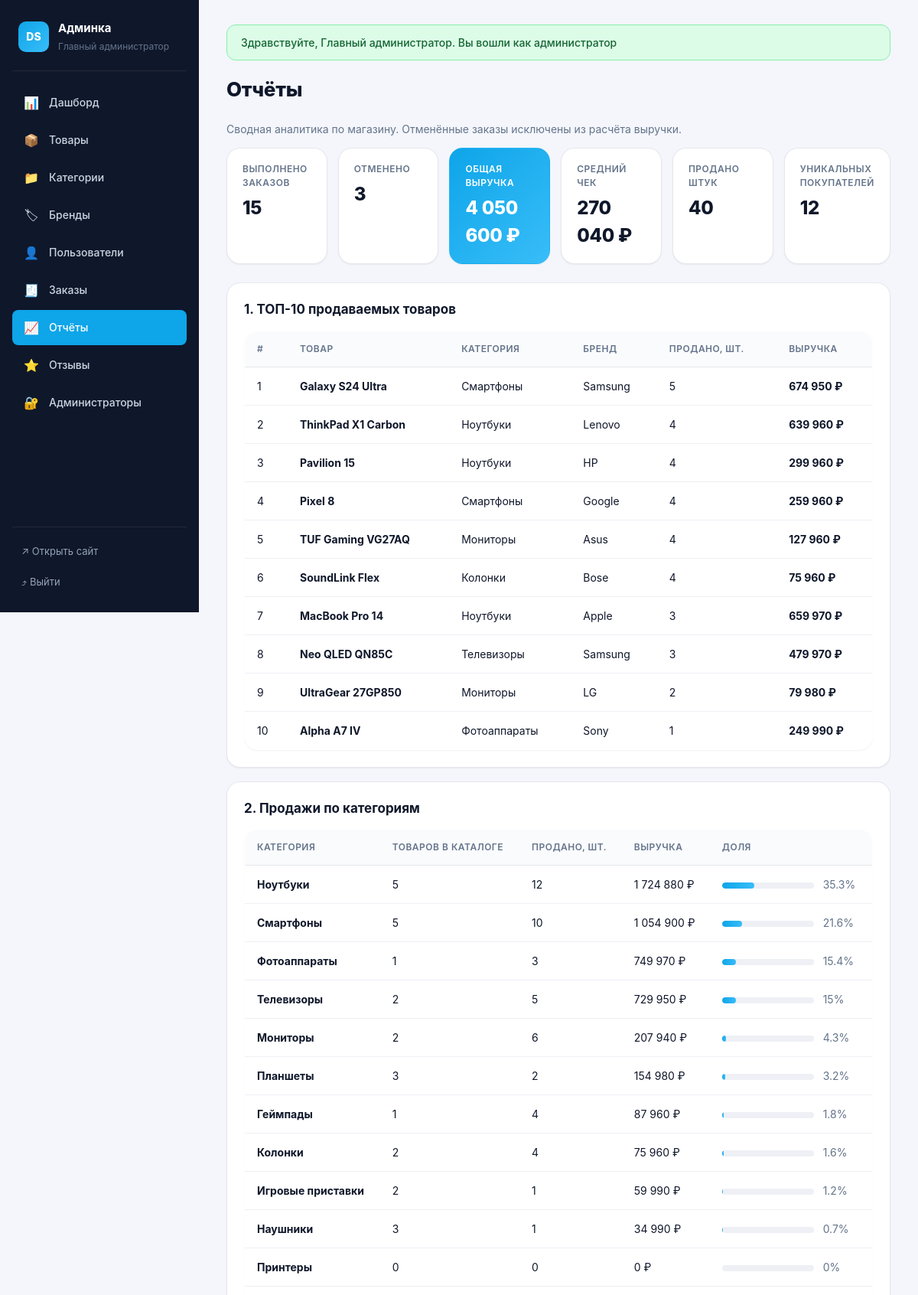
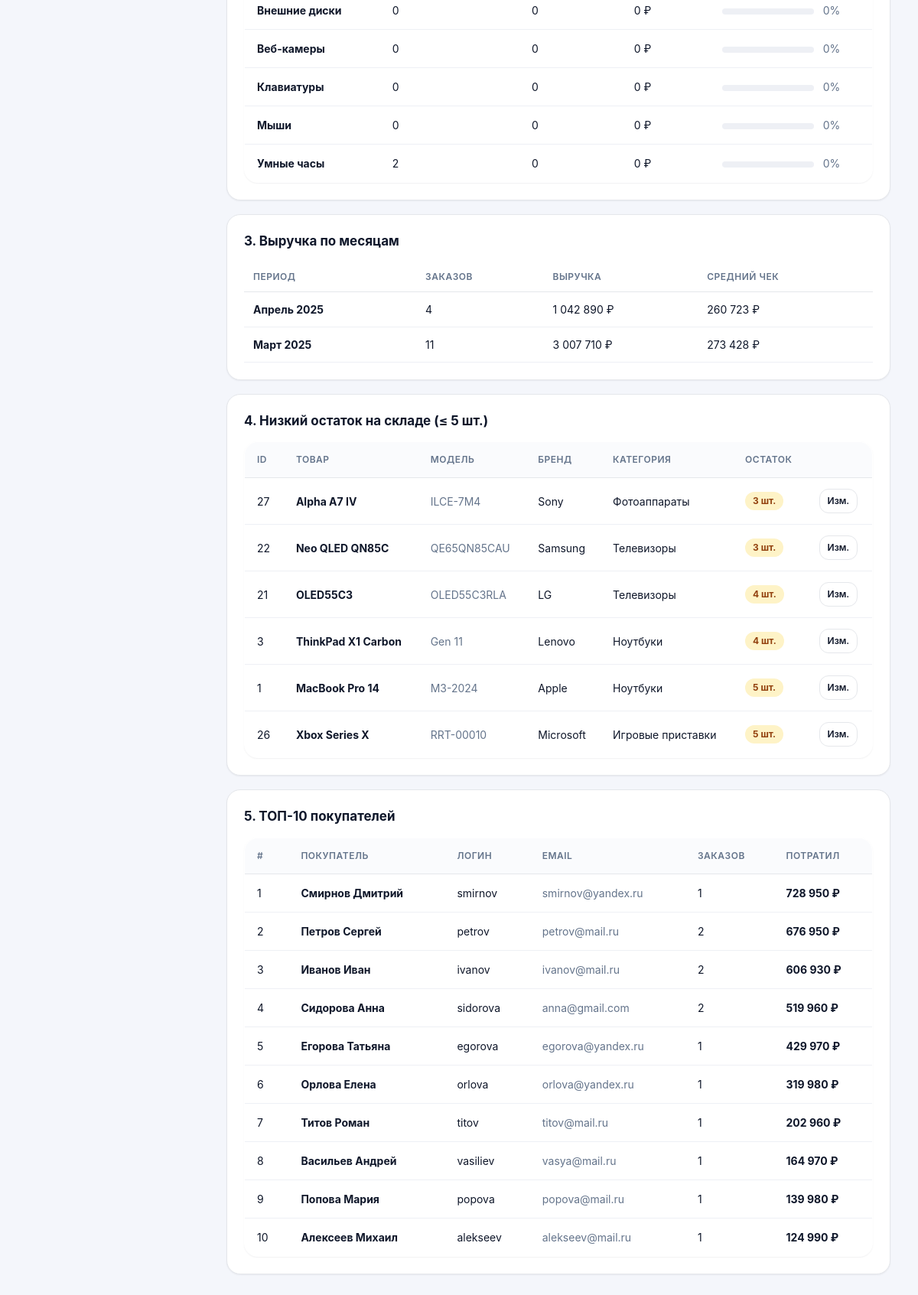
The page /admin/reports.php (signed in) on the database its author committed (2 pictures, top to bottom).
### tables this page shows
CREATE TABLE `products` (
  `id` int(11) NOT NULL AUTO_INCREMENT,
  `category_id` int(11) NOT NULL,
  `brand_id` int(11) NOT NULL,
  `name` varchar(180) NOT NULL,
  `model` varchar(120) NOT NULL,
  `price` decimal(12,2) NOT NULL,
  `memory` varchar(40) DEFAULT NULL,
  `screen` varchar(40) DEFAULT NULL,
  `color` varchar(60) DEFAULT NULL,
  `description` text NOT NULL,
  `stock` int(11) NOT NULL DEFAULT 0,
  `image` longblob DEFAULT NULL,
  `image_mime` varchar(60) DEFAULT NULL,
  `created_at` datetime NOT NULL DEFAULT current_timestamp(),
  PRIMARY KEY (`id`),
  KEY `fk_prod_cat` (`category_id`),
  KEY `fk_prod_brand` (`brand_id`),
  CONSTRAINT `fk_prod_brand` FOREIGN KEY (`brand_id`) REFERENCES `brands` (`id`),
  CONSTRAINT `fk_prod_cat` FOREIGN KEY (`category_id`) REFERENCES `categories` (`id`)
);

CREATE TABLE `categories` (
  `id` int(11) NOT NULL AUTO_INCREMENT,
  `name` varchar(120) NOT NULL,
  `slug` varchar(120) NOT NULL,
  `icon` varchar(8) DEFAULT '',
  `sort_order` int(11) DEFAULT 0,
  PRIMARY KEY (`id`),
  UNIQUE KEY `slug` (`slug`)
);

CREATE TABLE `brands` (
  `id` int(11) NOT NULL AUTO_INCREMENT,
  `name` varchar(120) NOT NULL,
  PRIMARY KEY (`id`),
  UNIQUE KEY `name` (`name`)
);

CREATE TABLE `users` (
  `id` int(11) NOT NULL AUTO_INCREMENT,
  `login` varchar(60) NOT NULL,
  `password` varchar(120) NOT NULL,
  `full_name` varchar(120) NOT NULL,
  `email` varchar(120) NOT NULL,
  `phone` varchar(40) NOT NULL,
  `address` varchar(255) NOT NULL,
  `created_at` datetime NOT NULL DEFAULT current_timestamp(),
  PRIMARY KEY (`id`),
  UNIQUE KEY `login` (`login`)
);

### admin/reports.php (the view, shortened to what this page needs)
<?php
require_once __DIR__ . '/../db.php';
$top_sales = $mysqli->query(
    "SELECT p.id, p.name, b.name AS brand, c.name AS category,
            SUM(oi.quantity) AS qty,
            SUM(oi.price * oi.quantity) AS revenue
     FROM order_items oi
     JOIN orders o ON o.id = oi.order_id AND o.status != 'Отменён'
     JOIN products p ON p.id = oi.product_id
     JOIN brands b ON b.id = p.brand_id
     JOIN categories c ON c.id = p.category_id
     GROUP BY p.id
     ORDER BY qty DESC, revenue DESC
     LIMIT 10"
)->fetch_all(MYSQLI_ASSOC);
$by_category = $mysqli->query(
    "SELECT c.name AS category,
            COUNT(DISTINCT p.id) AS products,
            COALESCE(SUM(oi.quantity), 0) AS sold,
            COALESCE(SUM(oi.price * oi.quantity), 0) AS revenue
     FROM categories c
     LEFT JOIN products p ON p.category_id = c.id
     LEFT JOIN order_items oi ON oi.product_id = p.id
     LEFT JOIN orders o ON o.id = oi.order_id AND o.status != 'Отменён'
     GROUP BY c.id
     ORDER BY revenue DESC"
)->fetch_all(MYSQLI_ASSOC);
$by_month = $mysqli->query(
    "SELECT DATE_FORMAT(created_at, '%Y-%m') AS ym,
            COUNT(*) AS orders,
            SUM(total) AS revenue,
            AVG(total) AS avg_check
     FROM orders
     WHERE status != 'Отменён'
     GROUP BY ym
     ORDER BY ym DESC
     LIMIT 12"
)->fetch_all(MYSQLI_ASSOC);
$low_stock = $mysqli->query(
    "SELECT p.id, p.name, p.model, p.stock, b.name AS brand, c.name AS category
     FROM products p
     JOIN brands b ON b.id = p.brand_id
     JOIN categories c ON c.id = p.category_id
     WHERE p.stock <= 5
     ORDER BY p.stock ASC, p.name
     LIMIT 20"
)->fetch_all(MYSQLI_ASSOC);
$top_customers = $mysqli->query(
    "SELECT u.id, u.full_name, u.login, u.email,
            COUNT(o.id) AS orders,
            SUM(o.total) AS spent
     FROM users u
     JOIN orders o ON o.user_id = u.id AND o.status != 'Отменён'
     GROUP BY u.id
     ORDER BY spent DESC, orders DESC
     LIMIT 10"
)->fetch_all(MYSQLI_ASSOC);
$totals = $mysqli->query(
    "SELECT
        (SELECT COUNT(*) FROM orders WHERE status != 'Отменён') AS ord_ok,
        (SELECT COUNT(*) FROM orders WHERE status = 'Отменён') AS ord_cancel,
        (SELECT COALESCE(SUM(total),0) FROM orders WHERE status != 'Отменён') AS rev,
        (SELECT COALESCE(SUM(oi.quantity),0) FROM order_items oi JOIN orders o ON o.id=oi.order_id WHERE o.status != 'Отменён') AS items_sold,
        (SELECT COUNT(DISTINCT user_id) FROM orders WHERE status != 'Отменён') AS buyers,
        (SELECT COALESCE(AVG(total),0) FROM orders WHERE status != 'Отменён') AS avg_check
    "
)->fetch_assoc();
$months_ru = ['','Январь','Февраль','Март','Апрель','Май','Июнь','Июль','Август','Сентябрь','Октябрь','Ноябрь','Декабрь'];
?>
<h1>Отчёты</h1>
<p class="muted">Сводная аналитика по магазину. Отменённые заказы исключены из расчёта выручки.</p>
<div class="kpis">
  <div class="kpi"><span>Выполнено заказов</span><b><?= (int)$totals['ord_ok'] ?></b></div>
  <div class="kpi"><span>Отменено</span><b><?= (int)$totals['ord_cancel'] ?></b></div>
  <div class="kpi kpi--accent"><span>Общая выручка</span><b><?= money($totals['rev']) ?></b></div>
  <div class="kpi"><span>Средний чек</span><b><?= money($totals['avg_check']) ?></b></div>
  <div class="kpi"><span>Продано штук</span><b><?= (int)$totals['items_sold'] ?></b></div>
  <div class="kpi"><span>Уникальных покупателей</span><b><?= (int)$totals['buyers'] ?></b></div>
</div>
<section class="card">
  <h2>1. ТОП-10 продаваемых товаров</h2>
  <table class="tbl tbl--wide">
    <thead><tr><th>#</th><th>Товар</th><th>Категория</th><th>Бренд</th><th>Продано, шт.</th><th>Выручка</th></tr></thead>
    <tbody>
      <?php foreach ($top_sales as $i => $r): ?>
        <tr>
          <td><?= $i + 1 ?></td>
          <td><b><?= h($r['name']) ?></b></td>
          <td><?= h($r['category']) ?></td>
          <td><?= h($r['brand']) ?></td>
          <td><?= (int)$r['qty'] ?></td>
          <td><b><?= money($r['revenue']) ?></b></td>
        </tr>
      <?php endforeach; ?>
    </tbody>
  </table>
</section>
<section class="card">
  <h2>2. Продажи по категориям</h2>
  <table class="tbl tbl--wide">
    <thead><tr><th>Категория</th><th>Товаров в каталоге</th><th>Продано, шт.</th><th>Выручка</th><th>Доля</th></tr></thead>
    <tbody>
      <?php $sum_rev = array_sum(array_column($by_category, 'revenue')); ?>
      <?php foreach ($by_category as $r): ?>
        <?php $share = $sum_rev > 0 ? round($r['revenue'] / $sum_rev * 100, 1) : 0; ?>
        <tr>
          <td><b><?= h($r['category']) ?></b></td>
          <td><?= (int)$r['products'] ?></td>
          <td><?= (int)$r['sold'] ?></td>
          <td><?= money($r['revenue']) ?></td>
          <td>
            <div class="bar"><div class="bar__fill" style="width: <?= $share ?>%"></div></div>
            <span class="muted"><?= $share ?>%</span>
          </td>
        </tr>
      <?php endforeach; ?>
    </tbody>
  </table>
</section>
<section class="card">
  <h2>3. Выручка по месяцам</h2>
  <table class="tbl">
    <thead><tr><th>Период</th><th>Заказов</th><th>Выручка</th><th>Средний чек</th></tr></thead>
    <tbody>
      <?php foreach ($by_month as $r): ?>
        <?php [$y, $m] = explode('-', $r['ym']); ?>
        <tr>
          <td><b><?= h($months_ru[(int)$m]) ?> <?= h($y) ?></b></td>
          <td><?= (int)$r['orders'] ?></td>
          <td><?= money($r['revenue']) ?></td>
          <td><?= money($r['avg_check']) ?></td>
        </tr>
      <?php endforeach; ?>
    </tbody>
  </table>
</section>
<section class="card">
  <h2>4. Низкий остаток на складе (≤ 5 шт.)</h2>
  <table class="tbl tbl--wide">
    <thead><tr><th>ID</th><th>Товар</th><th>Модель</th><th>Бренд</th><th>Категория</th><th>Остаток</th><th></th></tr></thead>
    <tbody>
      <?php foreach ($low_stock as $r): ?>
        <tr>
          <td><?= (int)$r['id'] ?></td>
          <td><b><?= h($r['name']) ?></b></td>
          <td class="muted"><?= h($r['model']) ?></td>
          <td><?= h($r['brand']) ?></td>
          <td><?= h($r['category']) ?></td>
          <td><span class="badge <?= $r['stock'] == 0 ? 'badge--err' : 'badge--warn' ?>"><?= (int)$r['stock'] ?> шт.</span></td>
          <td><a class="btn btn--small" href="product_edit.php?id=<?= (int)$r['id'] ?>">Изм.</a></td>
        </tr>
      <?php endforeach; ?>
    </tbody>
  </table>
</section>
<section class="card">
  <h2>5. ТОП-10 покупателей</h2>
  <table class="tbl tbl--wide">
    <thead><tr><th>#</th><th>Покупатель</th><th>Логин</th><th>Email</th><th>Заказов</th><th>Потратил</th></tr></thead>
    <tbody>
      <?php foreach ($top_customers as $i => $r): ?>
        <tr>
          <td><?= $i + 1 ?></td>
          <td><b><?= h($r['full_name']) ?></b></td>
          <td><?= h($r['login']) ?></td>
          <td class="muted"><?= h($r['email']) ?></td>
          <td><?= (int)$r['orders'] ?></td>
          <td><b><?= money($r['spent']) ?></b></td>
        </tr>
      <?php endforeach; ?>
    </tbody>
  </table>
</section>

### admin/admin.css (style rules this page uses)
:root { --bg: #f4f6fb; --surface: #ffffff; --ink: #0f172a; --ink-2: #334155; --ink-3: #64748b; --line: #e5e7eb; --line-2: #eef0f5; --accent: #0ea5e9; --accent-2: #0284c7; --ok: #16a34a; --err: #dc2626; --warn: #ea580c; --sidebar: #0f172a; --r-sm: 8px; --r-md: 12px; --r-lg: 18px; --sh-sm: 0 1px 2px rgba(15,23,42,.06); --sh-md: 0 6px 18px rgba(15,23,42,.08); }
* { box-sizing: border-box; }
html, body { margin: 0; padding: 0; }
body { font: 14px/1.5 -apple-system, BlinkMacSystemFont, 'Segoe UI', Roboto, sans-serif; background: var(--bg); color: var(--ink); }
a { color: var(--accent); text-decoration: none; }
.muted { color: var(--ink-3); }
body.admin { display: grid; grid-template-columns: 260px 1fr; min-height: 100vh; }
.adm h1 { font-size: 26px; font-weight: 800; margin: 0 0 22px; letter-spacing: -.3px; }
.adm h2 { font-size: 17px; margin: 0 0 14px; }
.kpis { display: grid; grid-template-columns: repeat(6, 1fr); gap: 14px; margin-bottom: 24px; }
.kpi { background: var(--surface); padding: 18px 20px; border-radius: var(--r-lg); border: 1px solid var(--line); box-shadow: var(--sh-sm); }
.kpi span { display: block; color: var(--ink-3); font-size: 12px; text-transform: uppercase; letter-spacing: .5px; font-weight: 600; margin-bottom: 6px; }
.kpi b { font-size: 24px; font-weight: 800; letter-spacing: -.3px; }
.kpi--accent { background: linear-gradient(135deg, var(--accent), #38bdf8); color: #fff; border-color: transparent; }
.kpi--accent span, .kpi--accent b { color: #fff; }
.card { background: var(--surface); padding: 22px; border-radius: var(--r-lg); border: 1px solid var(--line); box-shadow: var(--sh-sm); margin-bottom: 18px; }
.card > h2:first-child { margin-top: 0; }
.tbl { width: 100%; border-collapse: collapse; }
.tbl th { text-align: left; padding: 10px 12px; border-bottom: 1px solid var(--line); font-size: 12px; text-transform: uppercase; color: var(--ink-3); letter-spacing: .5px; font-weight: 600; }
.tbl td { padding: 12px; border-bottom: 1px solid var(--line-2); vertical-align: middle; }
.tbl--wide { background: var(--surface); border-radius: var(--r-lg); border: 1px solid var(--line); overflow: hidden; box-shadow: var(--sh-sm); }
.tbl--wide th { background: #fafbfd; padding: 14px 16px; }
.tbl--wide td { padding: 14px 16px; }
.btn { display: inline-flex; align-items: center; justify-content: center; gap: 6px; padding: 9px 16px; border-radius: var(--r-md); border: 1px solid var(--line); background: var(--surface); color: var(--ink); font-weight: 600; cursor: pointer; transition: all .15s; text-decoration: none; }
.btn--small { padding: 6px 10px; font-size: 12px; }
.bar { display: inline-block; width: 120px; height: 8px; background: var(--line-2); border-radius: 4px; overflow: hidden; vertical-align: middle; margin-right: 8px; }
.bar__fill { height: 100%; background: linear-gradient(90deg, var(--accent), #38bdf8); border-radius: 4px; }
.badge { display: inline-block; padding: 3px 10px; border-radius: 999px; font-size: 12px; font-weight: 700; background: var(--line-2); }
.badge--warn { background: #fef3c7; color: #92400e; }

### rows shown on the page
products: name "Galaxy S24 Ultra", category.name "Смартфоны", brand.name "Samsung", qty "5", revenue "674 950 ₽"
products: name "ThinkPad X1 Carbon", category.name "Ноутбуки", brand.name "Lenovo", qty "4", revenue "639 960 ₽", id "3", model "Gen 11", stock "4"
products: name "Pavilion 15", category.name "Ноутбуки", brand.name "HP", qty "4", revenue "299 960 ₽"
products: name "Pixel 8", category.name "Смартфоны", brand.name "Google", qty "4", revenue "259 960 ₽"
products: name "TUF Gaming VG27AQ", category.name "Мониторы", brand.name "Asus", qty "4", revenue "127 960 ₽"
products: name "SoundLink Flex", category.name "Колонки", brand.name "Bose", qty "4", revenue "75 960 ₽"
products: name "MacBook Pro 14", category.name "Ноутбуки", brand.name "Apple", qty "3", revenue "659 970 ₽", id "1", model "M3-2024", stock "5"
products: name "Neo QLED QN85C", category.name "Телевизоры", brand.name "Samsung", qty "3", revenue "479 970 ₽", id "22", model "QE65QN85CAU", stock "3"
products: name "UltraGear 27GP850", category.name "Мониторы", brand.name "LG", qty "2", revenue "79 980 ₽"
products: name "Alpha A7 IV", category.name "Фотоаппараты", brand.name "Sony", qty "1", revenue "249 990 ₽", id "27", model "ILCE-7M4", stock "3"
products: id "21", name "OLED55C3", model "OLED55C3RLA", brand.name "LG", category.name "Телевизоры", stock "4"
products: id "26", name "Xbox Series X", model "RRT-00010", brand.name "Microsoft", category.name "Игровые приставки", stock "5"
users: full_name "Смирнов Дмитрий", login "smirnov", email "smirnov@yandex.ru", orders "1", spent "728 950 ₽"
users: full_name "Петров Сергей", login "petrov", email "petrov@mail.ru", orders "2", spent "676 950 ₽"
users: full_name "Иванов Иван", login "ivanov", email "ivanov@mail.ru", orders "2", spent "606 930 ₽"
users: full_name "Сидорова Анна", login "sidorova", email "anna@gmail.com", orders "2", spent "519 960 ₽"
users: full_name "Егорова Татьяна", login "egorova", email "egorova@yandex.ru", orders "1", spent "429 970 ₽"
users: full_name "Орлова Елена", login "orlova", email "orlova@yandex.ru", orders "1", spent "319 980 ₽"
users: full_name "Титов Роман", login "titov", email "titov@mail.ru", orders "1", spent "202 960 ₽"
users: full_name "Васильев Андрей", login "vasiliev", email "vasya@mail.ru", orders "1", spent "164 970 ₽"
users: full_name "Попова Мария", login "popova", email "popova@mail.ru", orders "1", spent "139 980 ₽"
users: full_name "Алексеев Михаил", login "alekseev", email "alekseev@mail.ru", orders "1", spent "124 990 ₽"

### other values the page prints
$user "Главный администратор"
$n[1] "📊"
$n[2] "Дашборд"
$n[1] "📦"
$n[2] "Товары"
$n[1] "📁"
$n[2] "Категории"
$n[1] "🏷"
$n[2] "Бренды"
$n[1] "👤"
$n[2] "Пользователи"
$n[1] "🧾"
$n[2] "Заказы"
$n[1] "📈"
$n[2] "Отчёты"
